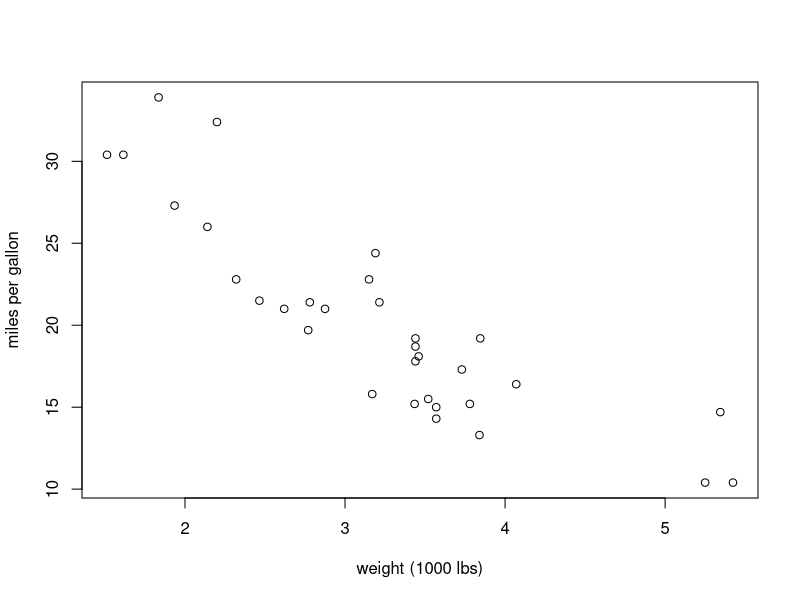
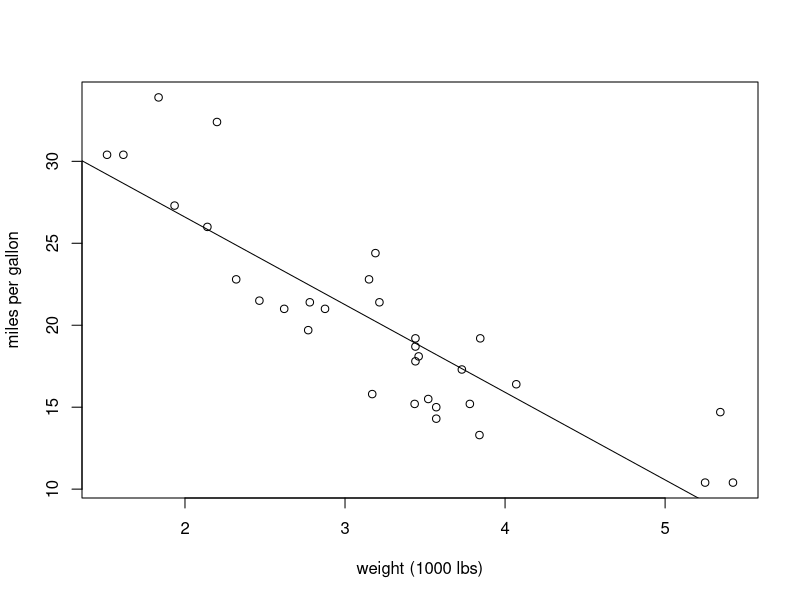

Reproduce these figures in R, in order.
## ---- chunk 1
data(mtcars)
## ---- chunk 2
plot(mpg ~ wt, data = mtcars,
     xlab = "weight (1000 lbs)",
     ylab = "miles per gallon")
## ---- chunk 3
lmod <- lm(mpg ~ wt, data = mtcars)
## ---- chunk 4
plot(mpg ~ wt, data = mtcars,
     xlab = "weight (1000 lbs)",
     ylab = "miles per gallon")
abline(lmod)
